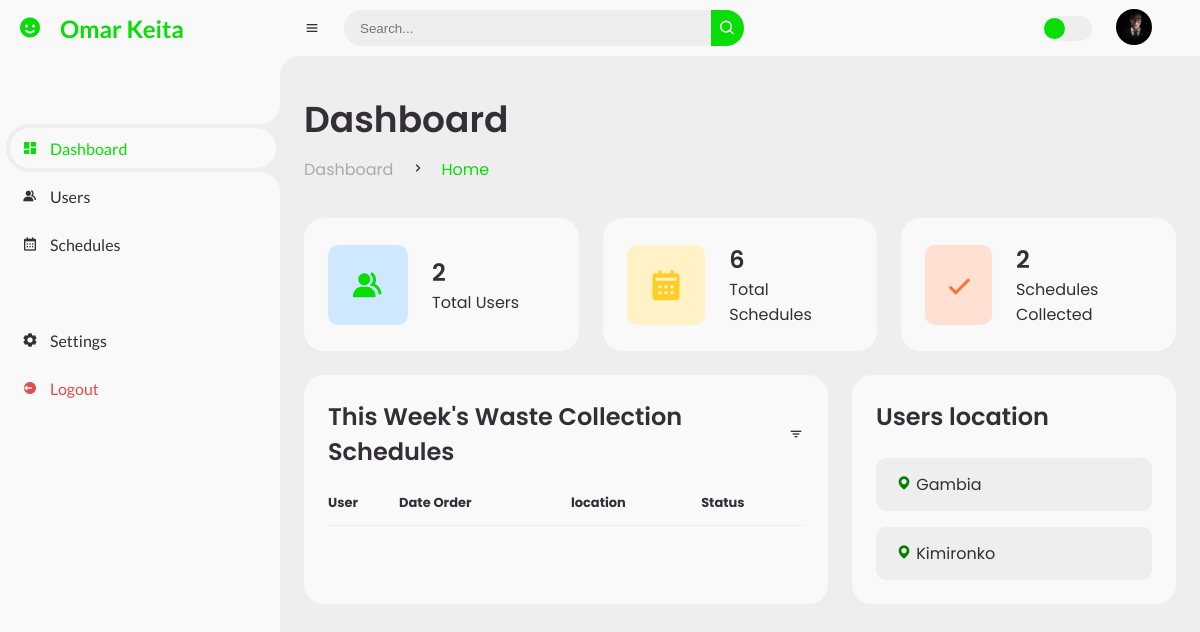
The page /admin_dashboard (signed in) on the database as committed earlier.
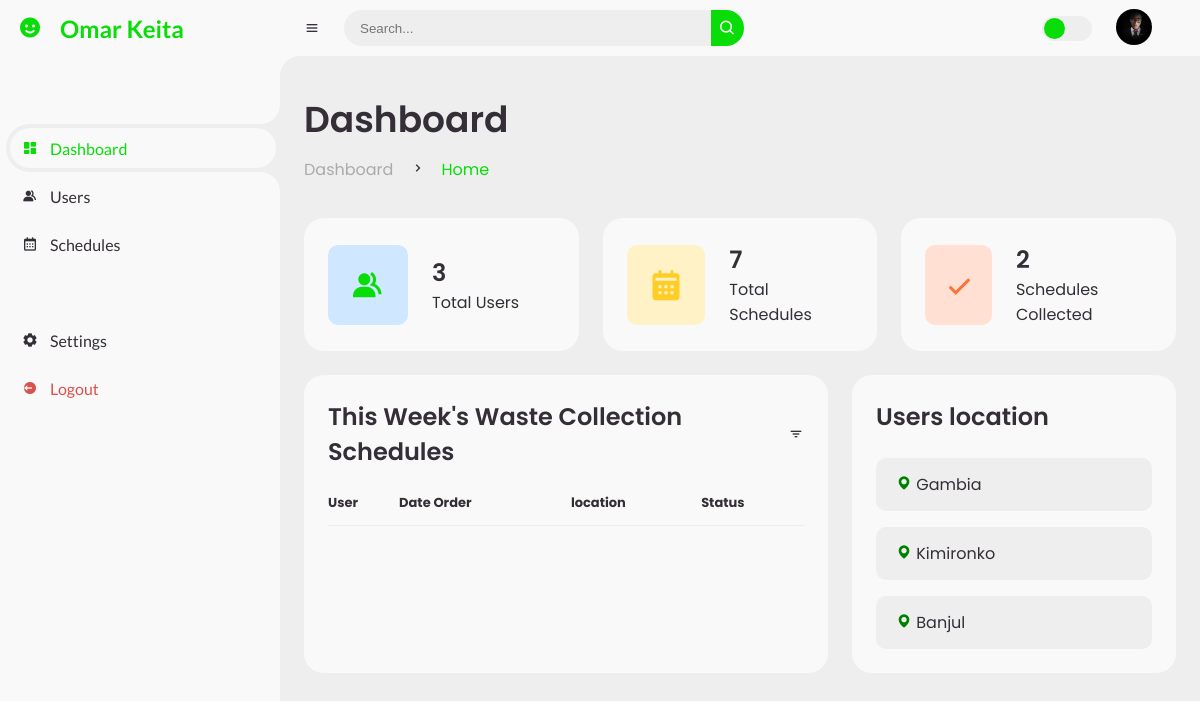
The same page on the database as committed later.
### app/models.py (models this page shows, shortened)
class User(db.Model, UserMixin):
    id = db.Column(db.Integer,  nullable= False, primary_key=True, autoincrement=True)
    first_name = db.Column(db.String(50), nullable=False)
    middle_name = db.Column(db.String(50), nullable=False, default="")
    last_name = db.Column(db.String(50), nullable=False)
    email = db.Column(db.String(50), unique=True, nullable=False,)
    sex = db.Column(db.String(50), nullable=False, default='Male')
    address = db.Column(db.String(50), nullable=False)
    house_number = db.Column(db.String(50), nullable=False)
    location = db.Column(db.String(50), nullable=False)
    image_file = db.Column(db.String(500), nullable=False, default='default.jpg')
    phone_number = db.Column(db.String(50), nullable=False)
    password = db.Column(db.String(150), nullable=False)
    schedule = db.relationship('Scheduling', backref='customer', lazy=True)
    is_admin = db.Column(db.Boolean, nullable=False, default=False)

### app/routes.py (the view)
@app.route('/admin_dashboard', methods=['GET', 'POST'])
@login_required
def admin_dashboard():
    if not current_user.is_admin:
        abort(403)
        flash('Access Denied', 'danger')
    users = User.query.all()
    user_schedule= Scheduling.query.all()
    number_of_users = User.query.count()
    unique_location = User.query.distinct(User.location).all()
    collected = Scheduling.query.filter_by(collected=True).count()
    return render_template('admin_dashboard.html', users=users, user_schedule=user_schedule, number_of_users=number_of_users, collected=collected, datetime=datetime, unique_location=unique_location)

### app/models.py (called while the page is built)
@login_manager.user_loader
def load_user(user_id):
    return User.query.get(int(user_id))

### app/templates/admin_dashboard.html (shortened to what this page needs)
<!DOCTYPE html>
<html lang="en">
  <head>
    <link
      href="https://unpkg.com/boxicons@2.0.9/css/boxicons.min.css"
      rel="stylesheet"
    />
    <link
      rel="stylesheet"
      href="{{url_for('static', filename='css/admin.css')}}"
    />
  </head>
  <body>
    <section id="sidebar">
      <a href="#" class="brand">
        <i class="bx bxs-smile"></i>
        <span class="text"
          >{{current_user.first_name}} {{current_user.last_name}}</span
        >
      </a>
      <ul class="side-menu top">
        <li class="active">
          <a href="{{url_for('admin_dashboard')}}">
            <i class="bx bxs-dashboard"></i>
            <span class="text">Dashboard</span>
          </a>
        </li>
        <li>
          <a href="#">
            <i class="bx bxs-group"></i>
            <span class="text">Users</span>
          </a>
        </li>
        <li>
          <a href="#">
            <i class="bx bx-calendar"></i>
            <span class="text">Schedules</span>
          </a>
        </li>
      </ul>
      <ul class="side-menu">
        <li>
          <a href="#">
            <i class="bx bxs-cog"></i>
            <span class="text">Settings</span>
          </a>
        </li>
        <li>
          <a href="#" class="logout">
            <i class="bx bxs-log-out-circle"></i>
            <span class="text">Logout</span>
          </a>
        </li>
      </ul>
    </section>
    <section id="content">
      <nav>
        <i class="bx bx-menu"></i>
        <form action="#">
          <div class="form-input">
            <input type="search" placeholder="Search..." />
            <button type="submit" class="search-btn">
              <i class="bx bx-search"></i>
            </button>
          </div>
        </form>
        <label for="switch-mode" class="switch-mode"></label>
        <a href="{{url_for('account')}}" class="profile">
          <img
            src="{{url_for('static', filename='profile_pics/' + current_user.image_file)}}"
            alt=""
          />
        </a>
      </nav>
      <main>
        <div class="head-title">
          <div class="left">
            <h1>Dashboard</h1>
            <ul class="breadcrumb">
              <li>
                <a href="{{url_for('admin_dashboard')}}">Dashboard</a>
              </li>
              <li><i class="bx bx-chevron-right"></i></li>
              <li>
                <a class="active" href="{{url_for('home')}}">Home</a>
              </li>
            </ul>
          </div>
        </div>
        <ul class="box-info">
          <li>
            <i class="bx bxs-group"></i>
            <span class="text">
              <h3>{{users|length}}</h3>
              <p>Total Users</p>
            </span>
          </li>
          <li>
            <i class="bx bxs-calendar"></i>
            <span class="text">
              <h3>{{user_schedule|length}}</h3>
              <p>Total Schedules</p>
            </span>
          </li>
          <li>
            <i class="bx bx-check"></i>
            <span class="text">
              <h3>{{collected}}</h3>
              <p>Schedules Collected</p>
            </span>
          </li>
        </ul>
        <div class="table-data">
          <div class="order">
            <div class="head">
              <h3>This Week's Waste Collection Schedules</h3>
              <i class="bx bx-filter"></i>
            </div>
            <table>
              <thead>
                <tr>
                  <th>User</th>
                  <th>Date Order</th>
                  <th>location</th>
                  <th>Status</th>
                </tr>
              </thead>
            </table>
          </div>
          <div class="todo">
            <div class="head">
              <h3>Users location</h3>
            </div>
            <ul class="todo-list">
              {% for location in unique_location %}
              <li>
                <span
                  ><i class="bx bxs-map" style="color: green"></i>
                  {{location.location}}</span
                >
              </li>
              {% endfor %}
            </ul>
          </div>
        </div>
      </main>
    </section>
  </body>
</html>

Rows that differ between the two databases and show on the page:
added User: location "Banjul"
Other text that changed with them:
{{ users|length }}: "2" → "3"
{{ user_schedule|length }}: "6" → "7"
